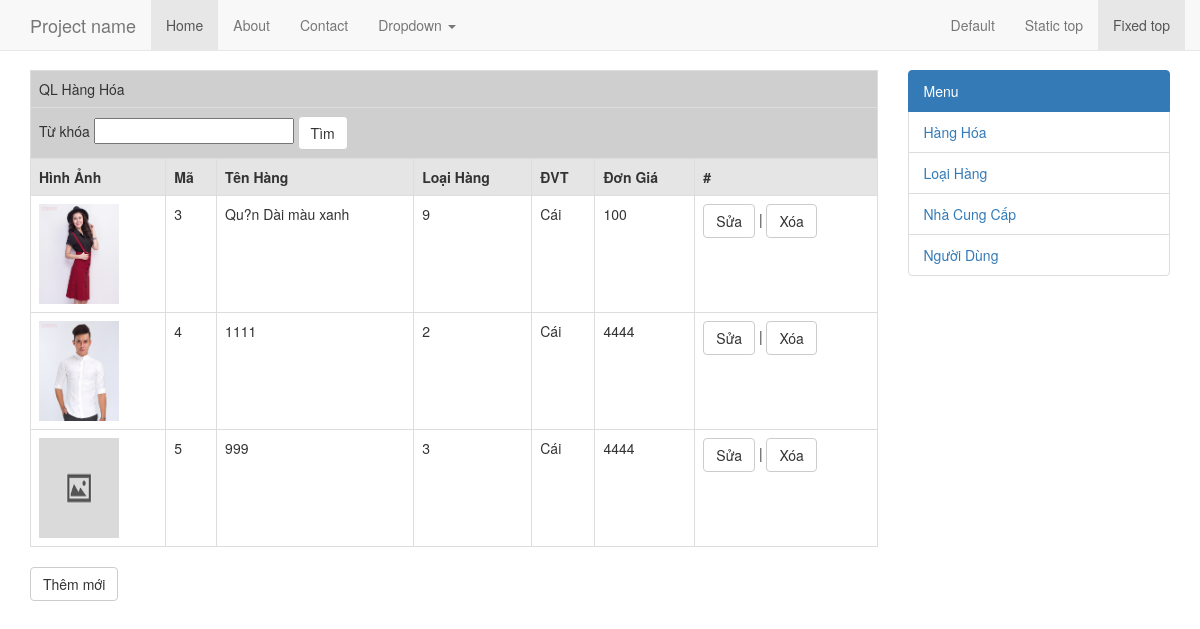
Screenshot of /TinhNQ/admin/hanghoa_list.php with the database file from the repository.
### tables this page shows
CREATE TABLE IF NOT EXISTS `tbl_DMHang` (
`MaHang` int(11) NOT NULL,
  `TenHang` varchar(255) DEFAULT NULL,
  `HinhAnh` varchar(255) DEFAULT NULL,
  `DVT` varchar(15) DEFAULT NULL,
  `DonGia` float DEFAULT NULL,
  `MaNhaCungCap` int(11) DEFAULT NULL,
  `MaLoaiHang` int(11) DEFAULT NULL,
  `MoTa` text
);

### TinhNQ/system/csdl.php (called while the page is built, shortened)
<?php
	function connect_server()
	{
		$link = mysqli_connect("localhost", "root", "mysql", "inet_php45");
		mysqli_query($link, "SET NAMES utf8");
		return $link;
	}
	function select_array($sql)
	{
		$link = connect_server();
		$obj = mysqli_query($link, $sql);
		while($row = $obj->fetch_array())
		{
			$data[] = $row;
		}
		return $data;
	}
?>

### TinhNQ/admin/hanghoa_list.php (the view, shortened to what this page needs)
<?php
include_once dirname(dirname(__file__)) . '/system/csdl.php';
$sql = "SELECT * FROM `tbl_DMHang` $where";
$data = select_array($sql);
?>
<?php
	include_once 'layout_header.php';
	?>
		<table class = "table table-bordered">
			<tr>
				<td colspan="7" class="mauxam"><span>QL Hàng Hóa</span></td>
			</tr>
			<tr>
				<td colspan="7" class="mauxam">
					<form action="hanghoa_list.php" method="GET">
						<span>Từ khóa</span>
						<input type="text" class="keywords" name="keywords">
						<button type="submit" value="Tìm" class="btn btn-default">Tìm</button>
					</form>
				</td>
			</tr>
			<tr class="mauxanhduong">
				<th>Hình Ảnh</th>
				<th>Mã</th>
				<th>Tên Hàng</th>
				<th>Loại Hàng</th>
				<th>ĐVT</th>
				<th>Đơn Giá</th>
				<th>#</th>
			</tr>
			<?php
			if (!empty($data)) {
				foreach ($data as $item) {
				?>
					<tr class="mauxanhduong">
						<td><img width="80px" height="100px" src="../image/<?=$item['HinhAnh'];?>"></td>
						<td><?=$item['MaHang'];?></td>
						<td><?=$item['TenHang'];?></td>
						<td><?=$item['MaLoaiHang'];?></td>
						<td><?=$item['DVT'];?></td>
						<td><?=$item['DonGia'];?></td>
						<td>
							<a class="btn btn-default" href="hanghoa_edit.php?MaHang=<?=$item['MaHang'];?>">Sửa</a> | <a class="btn btn-default" onclick="return confirm('Bạn có chắc là muốn xóa record này k?');
							" href="?xoa=true&MaHang=<?=$item['MaHang'];?>">Xóa</a>
						</td>
					</tr>
				<?php
				}
			}
			else
			{
				echo "<tr><td colspan='7'>Không tìm thấy dữ liệu</td></tr>";
			}
			?>
		</table>
		<a class="btn btn-default" href="hanghoa_add.php">Thêm mới</a>
<?php
	include_once 'layout_footer.php';
?>

### TinhNQ/admin/layout_header.php (shortened to what this page needs)
<!DOCTYPE html>
<html>
	<head>
		<link href="../css/bootstrap.min.css" rel="stylesheet">
	</head>
	<body>
	<nav class="navbar navbar-default navbar-fixed-top">
      <div class="container">
        <div class="navbar-header">
          <a class="navbar-brand" href="#">Project name</a>
        </div>
        <div id="navbar" class="navbar-collapse collapse">
          <ul class="nav navbar-nav">
            <li class="active"><a href="#">Home</a></li>
            <li><a href="#about">About</a></li>
            <li><a href="#contact">Contact</a></li>
            <li class="dropdown">
              <a href="#" class="dropdown-toggle" data-toggle="dropdown" role="button" aria-haspopup="true" aria-expanded="false">Dropdown <span class="caret"></span></a>
            </li>
          </ul>
          <ul class="nav navbar-nav navbar-right">
            <li><a href="../navbar/">Default</a></li>
            <li><a href="../navbar-static-top/">Static top</a></li>
            <li class="active"><a href="./">Fixed top <span class="sr-only">(current)</span></a></li>
          </ul>
        </div>
      </div>
    </nav>
    <div class = "container">
    	<div class="row">
    	 	<div class="col-md-9">

### TinhNQ/admin/layout_footer.php (shortened to what this page needs)
		</div>
		<div class="col-md-3">
			<ul class="list-group">
			  <li class="list-group-item active">Menu</li>
			  <li class="list-group-item">
				<a href="hanghoa_list.php">Hàng Hóa</a>
			  </li>
			   <li class="list-group-item">
				<a href="loaihang_list.php">Loại Hàng</a>
			  </li>
			   <li class="list-group-item">
				<a href="nhacungcap_list.php">Nhà Cung Cấp</a>
			  </li>
			   <li class="list-group-item">
				<a href="nguoidung_list.php">Người Dùng</a>
			  </li>
			</ul>
		</div>
	</div>
</div>
</body>
</html>

### TinhNQ/admin/layout_header.php (style rules this page uses)
body { min-height: 2000px; padding-top: 70px; }
th { padding: 5px; background-color: #e5e5e5; }
.mauxam { background-color: #cecfce; }
input { width: 100%; }
.keywords { width: 200px; }

### rows the page displays
tbl_dmhang: HinhAnh (picture), MaHang "3", TenHang "Qu?n Dài màu xanh", MaLoaiHang "9", DVT "Cái", DonGia "100"
tbl_dmhang: HinhAnh (picture), MaHang "4", TenHang "1111", MaLoaiHang "2", DVT "Cái", DonGia "4444"
tbl_dmhang: HinhAnh (placeholder picture), MaHang "5", TenHang "999", MaLoaiHang "3", DVT "Cái", DonGia "4444"
